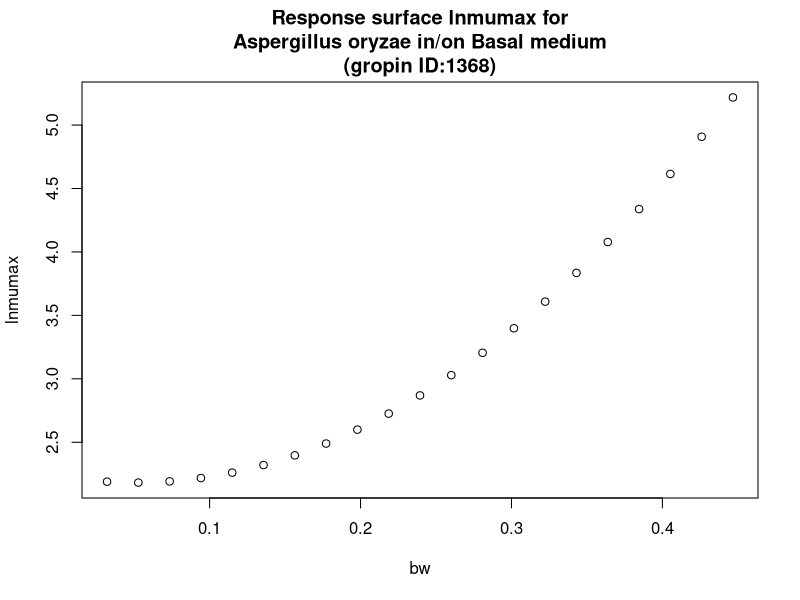

R code for this plot:
#############################
# start of Parameter script
#############################
bw <- seq(0.032032,0.446753246753247,length.out=21)
#############################
# end of Parameter script
#############################
############################# 
# start of Model script Gropin ID 1368 
#############################
 
# constant coefficients for this model
 
variables <- data.frame(bw)
argumentsPar <- expand.grid(variables)
 
# heart of the model
response_surface <- function(bw) {
   mumax <-(2.233-1.990*bw+19.41*bw^2)

return(mumax=mumax)
} 

# output parameters
responseSurface <- cbind(argumentsPar,response_surface(argumentsPar['bw']))
colnames(responseSurface) <- c(colnames(argumentsPar),'lnmumax')
#############################
# End of Model script
#############################
############################# 
# start of Visualisation script Gropin ID 1368 
#############################
plot(bw,responseSurface$'lnmumax',xlab='bw',
                          ylab='lnmumax',main='Response surface lnmumax for
Aspergillus oryzae in/on Basal medium
(gropin ID:1368)')
#############################
# End of Visualisation script
#############################
